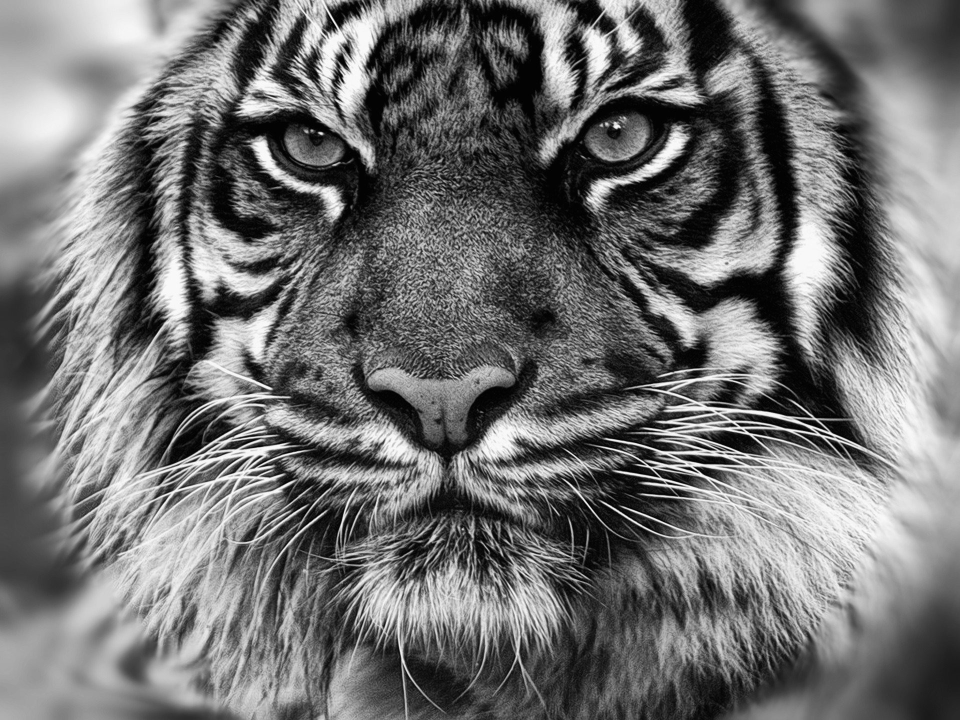
#> input picture image.jpg, 1920 x 1440 px (shown at 1/2 size)
$ python SVD.py
#> lines starting #> are read from the running program, lines starting #| are printed output that depends on the picture
import cv2
import matplotlib.pyplot as plt
import numpy as np

#reads file and converts to grayscale
img = cv2.imread("image.jpg")
#> img is the input picture: shape (1440, 1920, 3); min 0, max 255, mean 113.9
img2 = cv2.cvtColor(img, cv2.COLOR_BGR2GRAY)

#runs single value decomposition on the image to return 3 arrays
u,s,v = np.linalg.svd(img2,full_matrices =False)
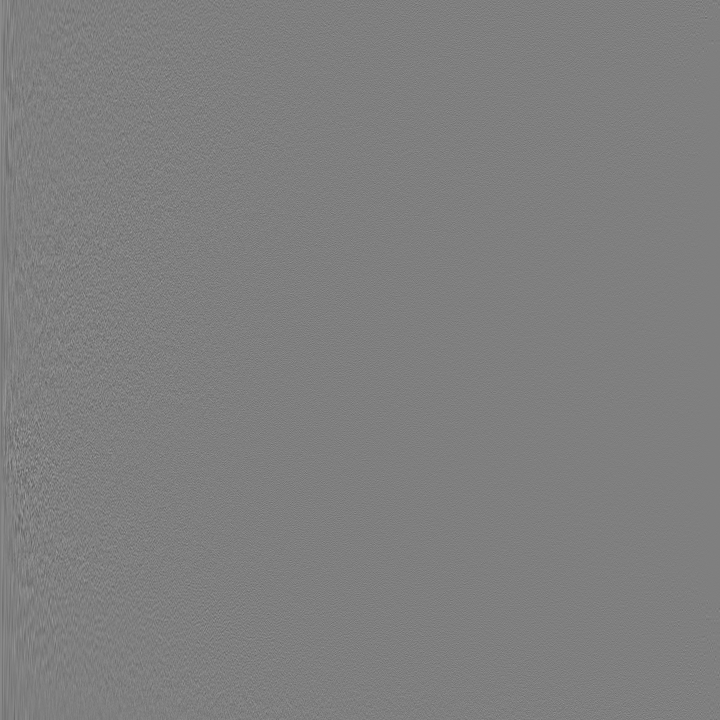
#> u: shape (1440, 1440) float64 (shown at 1/2 size); min -0.346, max 0.346, mean 1.94e-05; drawn with min black and max white
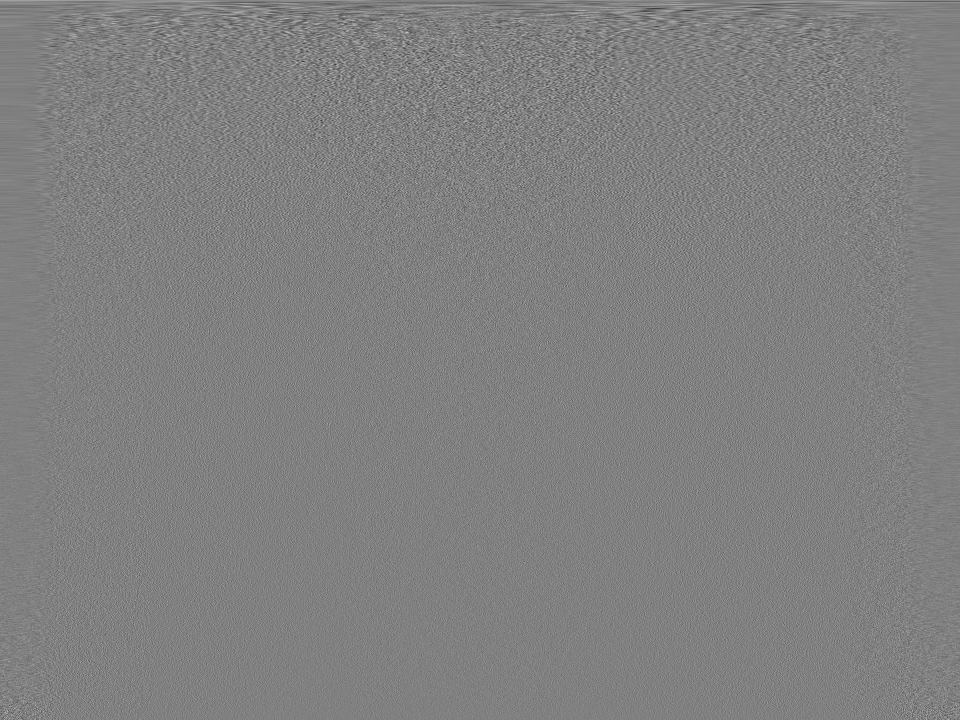
#> v: shape (1440, 1920) float64 (shown at 1/2 size); min -0.142, max 0.14, mean 8.02e-06; drawn with min black and max white
#> s = 1440 values, max 196358.6 at index 0, min 5.12 at index 1439, mean 1110.4

#sets k values
k = [1440,1,5,10,20,40]
#sets the size of the results
plt.figure(figsize=(12, 6))

for i in range(len(k)):
    #uses the results of SVD to recreate the image with k singluar values
    results = u[:, :k[i]] @ np.diag(s[:k[i]]) @ v[:k[i], :]
    #shows original image
    if(i == 0):
        plt.subplot(2, 3, i+1),
        plt.imshow(results, cmap='gray'),
        plt.title(f'Original image with k = {k[i]}')
    #shows the results of the SVD reconstructions
    else:
        plt.subplot(2, 3, i+1),
        plt.imshow(results, cmap='gray'),
        plt.title(f'k = {k[i]}')
#> this loop made 6 passes
#> pass 2, `results = u[:, :k[i]] @ np.diag(s[:k[i]]) @ v[:k[i], :]`:
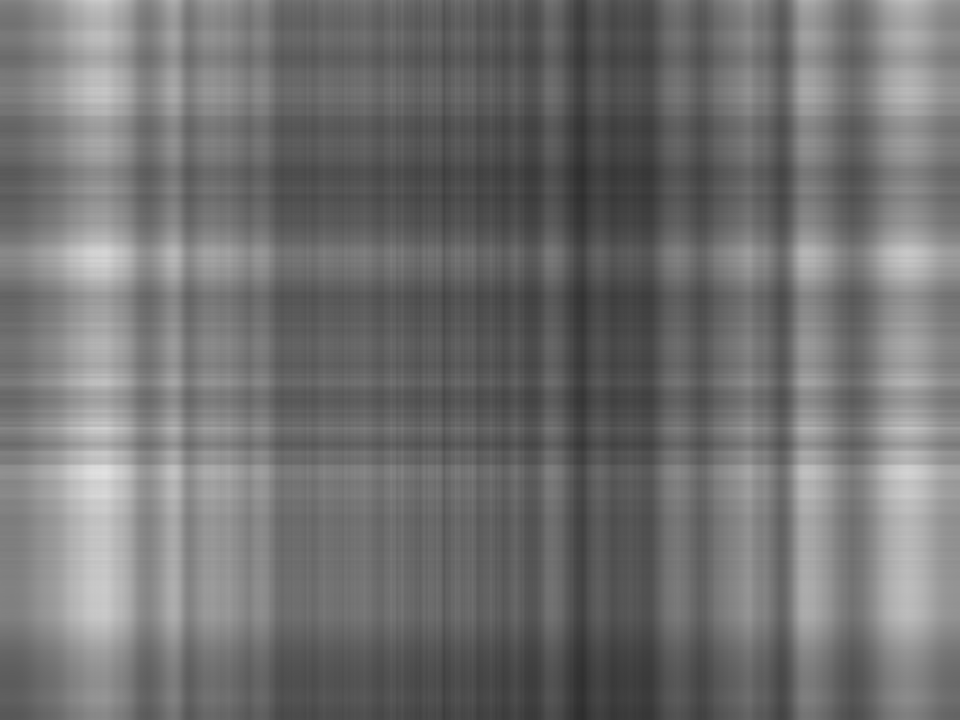
#> results: shape (1440, 1920) float64 (shown at 1/2 size); min 44.76, max 226, mean 114.1
#> pass 3, `results = u[:, :k[i]] @ np.diag(s[:k[i]]) @ v[:k[i], :]`:
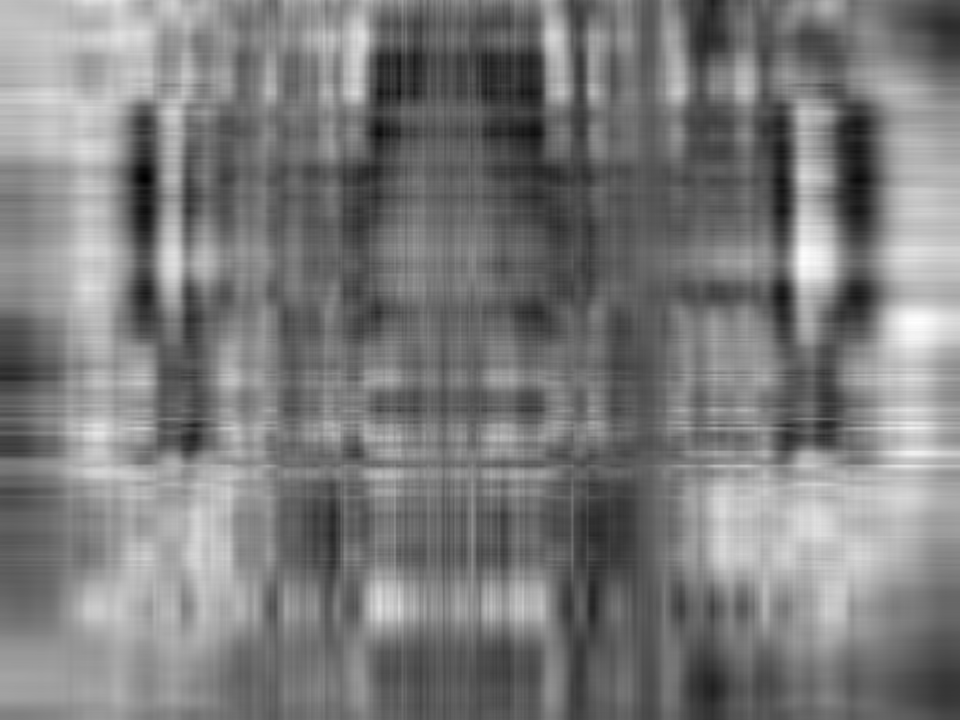
#> results: shape (1440, 1920) float64 (shown at 1/2 size); min -34.09, max 271, mean 114; drawn with min black and max white
plt.show()
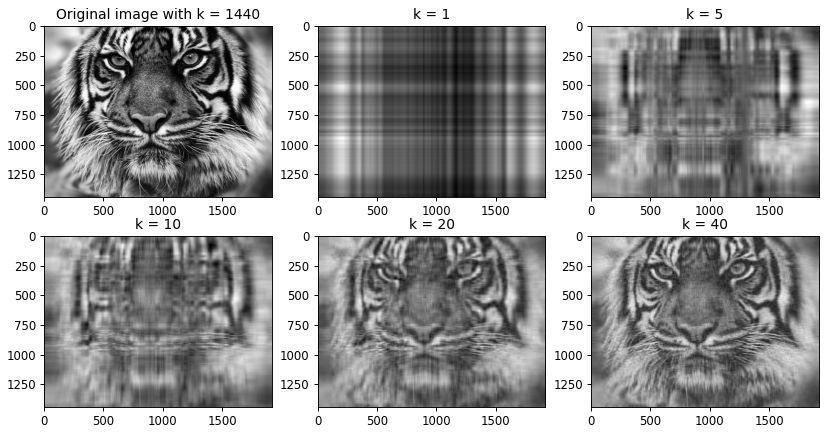
#> figure drawn by matplotlib, 6 panels
